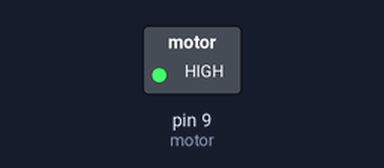
This sketch was run on a simulated Arduino Uno, built with avr-gcc and run on an emulated ATmega328P. On the bench: switched loads named in the sketch (green lamp = pin HIGH).

Above: at 0.1 s.
Timing chart, 0 to 1.6 s (numbered marks = the images above):
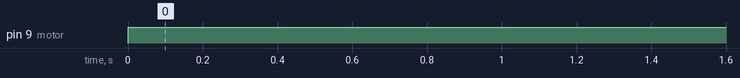

Measured:
- by itself, pin 9 (motor): LOW → HIGH at 0.00 s

The sketch:

cooler_test.ino
```cpp
int power = 0;
int motor = 9;

void setup() {
  pinMode(motor, OUTPUT);
    Serial.begin(9600);
}

void loop() {
digitalWrite(motor, HIGH);
}
//  power +=1;
//  Serial.println(power);
//if(power>= 1000){
//power = 0;
//}}
```
